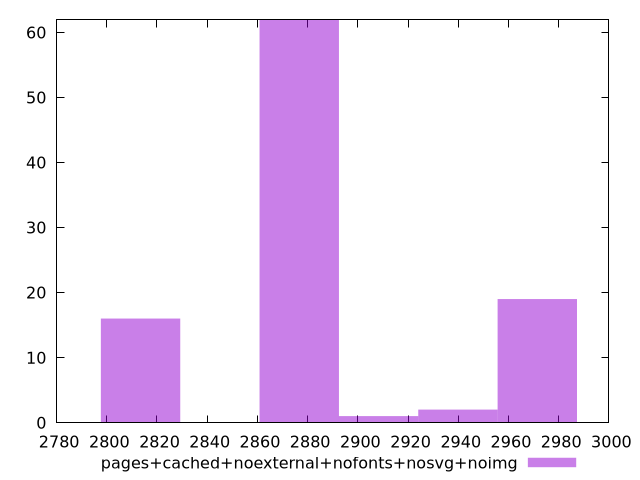

Source code (gnuplot):
$_pagesCachedNoexternalNofontsNosvgNoimg <<EOF
2908.270120364038 1
2876.6584886209507 62
2813.435225134776 16
2971.4933838502125 19
2939.881752107125 2
EOF
set key outside below
set terminal pngcairo
set output "report_00005_2020-11-02T22-26-11.212Z/largest-contentful-paint/pages+cached+noexternal+nofonts+nosvg+noimg//raw_hist.png"
set yrange [0:62]
set boxwidth 31.61163174308737
set style fill transparent solid 0.5 noborder
plot $_pagesCachedNoexternalNofontsNosvgNoimg title "pages+cached+noexternal+nofonts+nosvg+noimg" with boxes ,
